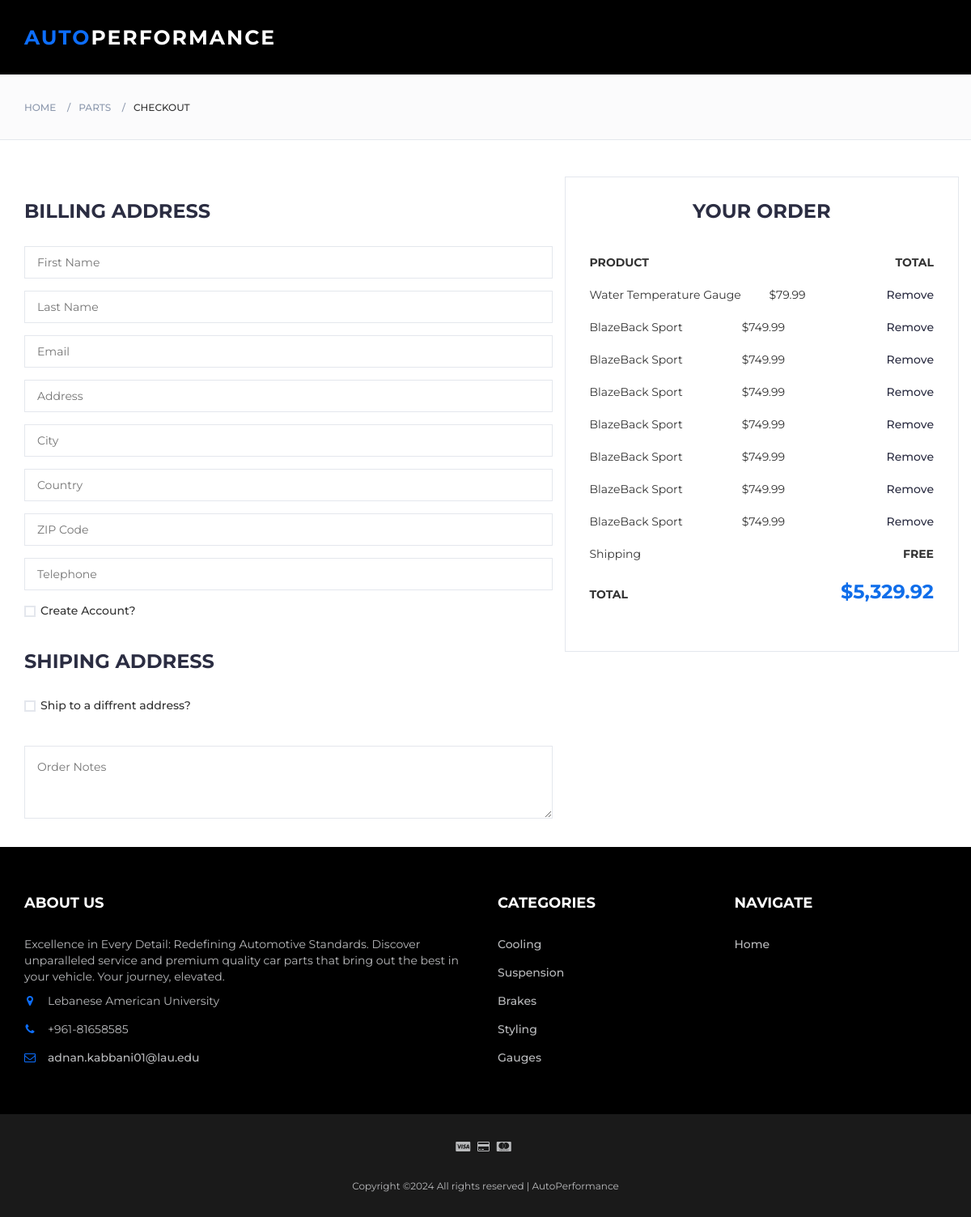
The page /a/Checkout/checkout.php (signed in) on the database its author committed.
### tables this page shows
CREATE TABLE `user_cart` (
  `cart_id` int(11) NOT NULL,
  `user_id` int(11) NOT NULL,
  `product_name` varchar(255) NOT NULL,
  `product_price` decimal(10,2) NOT NULL
);

### a/Checkout/checkout.php (the view, shortened to what this page needs)
<?php
include('../connection.php');
$query = "SELECT * FROM user_cart WHERE user_id = " . $_SESSION['user_id'];
$result = mysqli_query($conn, $query);
if (mysqli_num_rows($result) > 0) {
?>
<!DOCTYPE html>
<html lang="en">
	<head>
 		<link type="text/css" rel="stylesheet" href="css/bootstrap.min.css"/>
 		<link rel="stylesheet" href="css/font-awesome.min.css">
 		<link type="text/css" rel="stylesheet" href="css/style.css"/>
    </head>
	<body>
		<body>
			<header>
				<div id="header">
					<nav class="navbar navbar-expand-lg navbar-light bg-light fixed-top">
						<div class="container">
							<a class="navbar-brand" href="#"><span class="text-primary">Auto</span>PERFORMANCE</a>
								</div>
								</div>
		</header>
		<div id="breadcrumb" class="section">
			<div class="container">
				<div class="row">
					<div class="col-md-12">
						<ul class="breadcrumb-tree">
							<li><a href="../dashboard/index.php">Home</a></li>
							<li><a href="../dashboard/index.php#shop-by-parts">Parts</a></li>
							<li class="active">Checkout</li>
						</ul>
					</div>
				</div>
			</div>
		</div>
		<div class="section">
			<div class="container">
				<div class="row">
					<div class="col-md-7">
						<div class="billing-details">
							<div class="section-title">
								<h3 class="title">Billing address</h3>
							</div>
							<div class="form-group">
								<input class="input" type="text" name="first-name" placeholder="First Name">
							</div>
							<div class="form-group">
								<input class="input" type="text" name="last-name" placeholder="Last Name">
							</div>
							<div class="form-group">
								<input class="input" type="email" name="email" placeholder="Email">
							</div>
							<div class="form-group">
								<input class="input" type="text" name="address" placeholder="Address">
							</div>
							<div class="form-group">
								<input class="input" type="text" name="city" placeholder="City">
							</div>
							<div class="form-group">
								<input class="input" type="text" name="country" placeholder="Country">
							</div>
							<div class="form-group">
								<input class="input" type="text" name="zip-code" placeholder="ZIP Code">
							</div>
							<div class="form-group">
								<input class="input" type="tel" name="tel" placeholder="Telephone">
							</div>
							<div class="form-group">
								<div class="input-checkbox">
									<label for="create-account">
										<span></span>
										Create Account?
									</label>
								</div>
							</div>
						</div>
						<div class="shiping-details">
							<div class="section-title">
								<h3 class="title">Shiping address</h3>
							</div>
							<div class="input-checkbox">
								<label for="shiping-address">
									<span></span>
									Ship to a diffrent address?
								</label>
							</div>
						</div>
						<div class="order-notes">
							<textarea class="input" placeholder="Order Notes"></textarea>
						</div>
					</div>
					<div class="col-md-5 order-details">
    <div class="section-title text-center">
        <h3 class="title">Your Order</h3>
    </div>
    <div class="order-summary">
        <div class="order-col">
            <div><strong>PRODUCT</strong></div>
            <div><strong>TOTAL</strong></div>
        </div>
        <div class="order-products">
            <?php
            $totalPrice = 0;
            if(isset($_SESSION['cart']) && !empty($_SESSION['cart'])) {
                foreach ($_SESSION['cart'] as $product) {
                    $productName = $product['product_name'];
                    $productPrice = $product['product_price'];
                    $totalPrice += $productPrice;
            ?>
                <div class="order-col">
                    <div><?php echo $productName; ?></div>
                    <div>$<?php echo number_format($productPrice, 2); ?></div>
                    <div><a href="checkout.php?action=remove&cart_id=<?php echo $product['cart_id']; ?>">Remove</a></div>
                </div>
            <?php
                }
            }
            ?>
        </div>
        <div class="order-col">
            <div>Shipping</div>
            <div><strong>FREE</strong></div>
        </div>
        <div class="order-col">
            <div><strong>TOTAL</strong></div>
            <div><strong class="order-total">$<?php echo number_format($totalPrice, 2); ?></strong></div>
        </div>
    </div>
</div>
				</div>
			</div>
		</div>
		<footer id="footer">
			<div class="section">
				<div class="container">
					<div class="row">
						<div class="col-md- col-xs-6">
							<div class="footer">
								<h3 class="footer-title">About Us</h3>
								<p>Excellence in Every Detail: Redefining Automotive Standards. Discover unparalleled service and premium quality car parts that bring out the best in your vehicle. Your journey, elevated.</p>
								<ul class="footer-links">
									<li><i class="fa fa-map-marker"></i>Lebanese American University</a></li>
									<li><i class="fa fa-phone"></i>+961-81658585</li>
									<li><a href="mailto:adnan.kabbani01@lau.edu"><i class="fa fa-envelope-o"></i>adnan.kabbani01@lau.edu</a></li>
								</ul>
							</div>
						</div>
						<div class="col-md-3 col-xs-6">
							<div class="footer">
								<h3 class="footer-title">Categories</h3>
								<ul class="footer-links">
									<li><a href="../dashboard\products\cool.html">Cooling</a></li>
									<li><a href="../dashboard\products\suss.html">Suspension</a></li>
									<li><a href="../dashboard\products\brake.html">Brakes</a></li>
									<li><a href="../dashboard\products\style.html">Styling</a></li>
									<li><a href="../dashboard\products\tune.html">Gauges</a></li>
								</ul>
							</div>
						</div>
						<div class="col-md-3 col-xs-6">
							<div class="footer">
								<h3 class="footer-title">Navigate</h3>
								<ul class="footer-links">
									<li><a href="../dashboard/index.html">Home</a></li>
								</ul>
							</div>
						</div>
					</div>
				</div>
			</div>
			<div id="bottom-footer" class="section">
				<div class="container">
					<div class="row">
						<div class="col-md-12 text-center">
							<ul class="footer-payments">
								<li><i class="fa fa-cc-visa"></i></li>
								<li><i class="fa fa-credit-card"></i></li>
								<li><i class="fa fa-cc-mastercard"></i></li>
							</ul>
							<span class="copyright">
								Copyright &copy;<script>document.write(new Date().getFullYear());</script> All rights reserved | AutoPerformance</a>
							</span>
						</div>
					</div>
				</div>
			</div>
		</footer>
	</body>
</html>
<?php
} else {
    echo '
    <div class="order-col">
        <div>Your Cart is Empty</div>
        <div><a href="../dashboard/index.php #shop-by-parts">Check out our products</a></div>
    </div>';
}
?>

### a/Checkout/css/style.css (style rules this page uses)
body { font-family: 'Montserrat', sans-serif; font-weight: 400; color: #333; }
h1, h2, h3, h4, h5, h6 { color: #2B2D42; font-weight: 700; margin: 0 0 10px; }
a { color: #2B2D42; font-weight: 500; -webkit-transition: 0.2s color; transition: 0.2s color; }
ul, ol { margin: 0; padding: 0; list-style: none }
.input { height: 40px; padding: 0px 15px; border: 1px solid #E4E7ED; background-color: #FFF; width: 100%; }
textarea.input { padding: 15px; min-height: 90px; }
.input-radio, .input-checkbox { position: relative; display: block; }
.input-radio label, .input-checkbox label { font-weight: 500; min-height: 20px; padding-left: 20px; margin-bottom: 5px; cursor: pointer; }
.input-radio input[type="radio"]+label span, .input-checkbox input[type="checkbox"]+label span { position: absolute; left: 0px; top: 4px; width: 14px; height: 14px; border: 2px solid #E4E7ED; background: #FFF; }
.input-checkbox input[type="checkbox"]+label span:after { content: '✔'; position: absolute; top: -2px; left: 1px; font-size: 10px; color: #FFF; opacity: 0; -webkit-transform: scale(0); -ms-transform: scale(0); transform: scale(0); -webkit-transition: all 0.2s; transition: all 0.2s; }
.section { padding-top: 30px; padding-bottom: 30px; }
.section-title { position: relative; margin-bottom: 30px; margin-top: 15px; }
.section-title .title { display: inline-block; text-transform: uppercase; margin: 0px; }
#breadcrumb { padding: 30px 0px; background: #FBFBFC; border-bottom: 1px solid #E4E7ED; margin-bottom: 30px; }
#breadcrumb .breadcrumb-tree { display: inline-block; }
#breadcrumb .breadcrumb-tree li { display: inline-block; font-size: 12px; font-weight: 500; text-transform: uppercase; }
#breadcrumb .breadcrumb-tree li+li { margin-left: 10px; }
#breadcrumb .breadcrumb-tree li+li:before { content: '/'; display: inline-block; color: #8D99AE; margin-right: 10px; }
#breadcrumb .breadcrumb-tree li a { color: #8D99AE; }
#header { padding-top: 0.05px; padding-bottom: 0.05px; background-color: #000000; }
.navbar-brand { float: left; margin-top: 20px; }
.text-primary { color: #0D6EFD; }
.navbar-light .navbar-brand { color: #ffffff; font-size: 25px; text-transform: uppercase; font-weight: bold; letter-spacing: 2px; }
.billing-details { margin-bottom: 30px; }
.shiping-details { margin-bottom: 30px; }
.order-details { position: relative; padding: 0px 30px 30px; border-right: 1px solid #E4E7ED; border-left: 1px solid #E4E7ED; border-bottom: 1px solid #E4E7ED; }
.order-details:before { content: ""; position: absolute; left: -1px; right: -1px; top: -15px; height: 30px; border-top: 1px solid #E4E7ED; border-left: 1px solid #E4E7ED; border-right: 1px solid #E4E7ED; }
.order-summary { margin: 15px 0px; }
.order-summary .order-col { display: table; width: 100%; }
.order-summary .order-col:after { content: ""; display: block; clear: both; }
.order-summary .order-col>div { display: table-cell; padding: 10px 0px; }
.order-summary .order-col>div:first-child { width: calc(100% - 150px); }
.order-summary .order-col>div:last-child { width: 150px; text-align: right; }
.order-summary .order-col .order-total { font-size: 24px; color: #106eea; }
#footer { background: #000000; color: #B9BABC; }
#bottom-footer { background: #1a1a1a; }
.footer { margin: 30px 0px; }
.footer .footer-title { color: #FFF; text-transform: uppercase; font-size: 18px; margin: 0px 0px 30px; }
.footer-links li+li { margin-top: 15px; }
.footer-links li a { color: #B9BABC; }
.footer-links li i { margin-right: 15px; color: #0D6EFD; width: 14px; text-align: center; }
.copyright { margin-top: 30px; display: block; font-size: 12px; }
.footer-payments li { display: inline-block; margin-right: 5px; }

### rows shown on the page
user_cart: product_name "Water Temperature Gauge", product_price "79.99"
user_cart: product_name "BlazeBack Sport", product_price "749.99"
user_cart: product_name "BlazeBack Sport", product_price "749.99"
user_cart: product_name "BlazeBack Sport", product_price "749.99"
user_cart: product_name "BlazeBack Sport", product_price "749.99"
user_cart: product_name "BlazeBack Sport", product_price "749.99"
user_cart: product_name "BlazeBack Sport", product_price "749.99"
user_cart: product_name "BlazeBack Sport", product_price "749.99"

### other values the page prints
$totalPrice "5,329.92"
